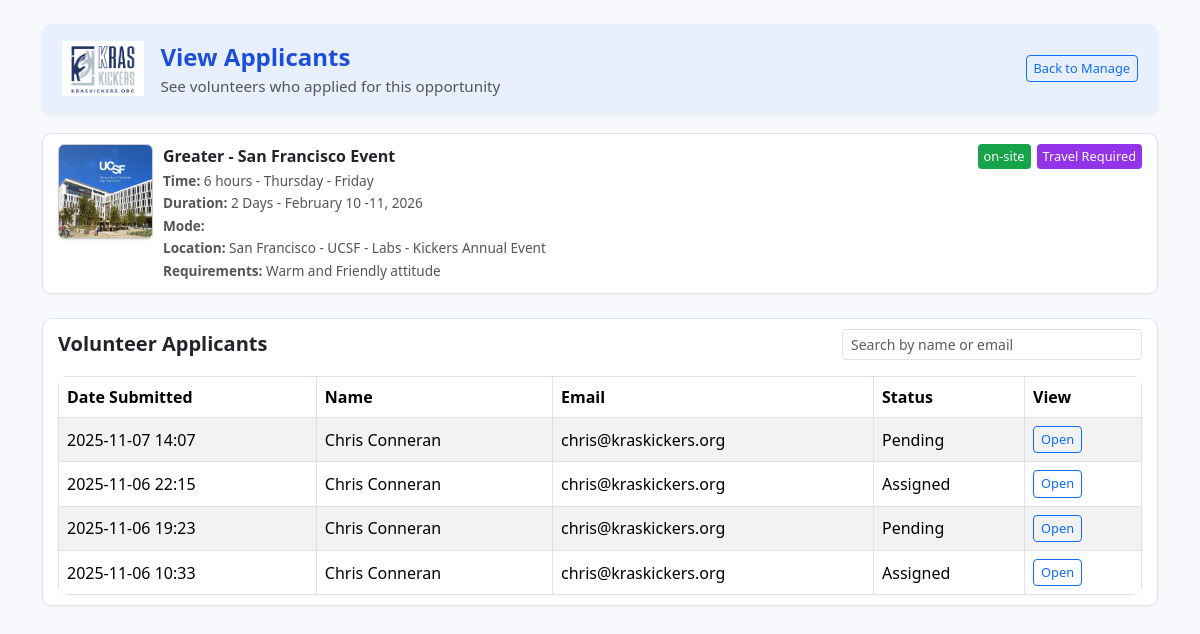
The page /applicants/1 on the database as committed earlier.
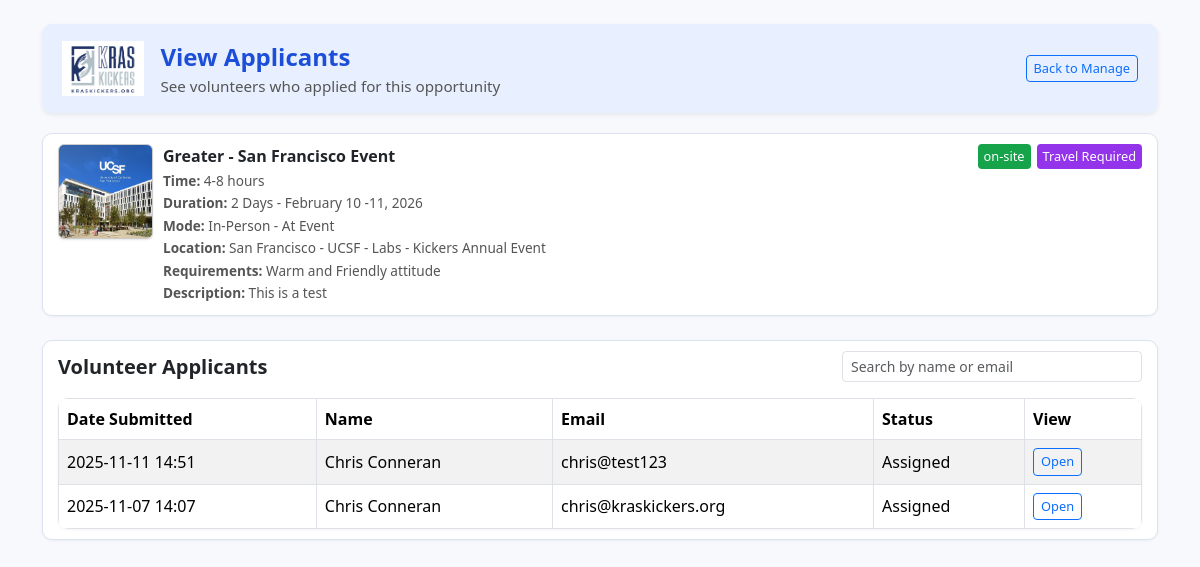
The same page on the database as committed later.
### tables this page shows
CREATE TABLE opportunities (
    id INTEGER PRIMARY KEY AUTOINCREMENT,
    title TEXT,
    time TEXT,
    duration TEXT,
    location TEXT,
    requirements TEXT,
    image TEXT,
    tags TEXT,
    closed INTEGER DEFAULT 0,
    closed_date TEXT
, desc TEXT, mode TEXT);

CREATE TABLE applications (
    id INTEGER PRIMARY KEY AUTOINCREMENT,
    first_name TEXT,
    last_name TEXT,
    email TEXT,
    phone TEXT,
    contact TEXT,
    title TEXT,
    time TEXT,
    duration TEXT,
    location TEXT,
    comments TEXT,
    status TEXT DEFAULT 'Pending',
    timestamp TEXT,
    history TEXT,
    notes TEXT
);

### app.py (the view)
@app.route("/applicants/<int:opp_id>")
def view_applicants(opp_id):
    conn = get_db_connection()
    opp_row = conn.execute(
        "SELECT * FROM opportunities WHERE id = ?", (opp_id,)
    ).fetchone()
    if opp_row is None:
        conn.close()
        return "Opportunity not found", 404
    applicants_rows = conn.execute(
        "SELECT * FROM applications WHERE title = ? ORDER BY timestamp DESC",
        (opp_row["title"],),
    ).fetchall()
    conn.close()
    opportunity = dict(opp_row)
    tags_raw = opportunity.get("tags")
    if isinstance(tags_raw, str) and tags_raw.strip():
        try:
            opportunity["tags"] = json.loads(tags_raw)
        except json.JSONDecodeError:
            opportunity["tags"] = []
    elif tags_raw is None:
        opportunity["tags"] = []
    opportunity["frequency"] = opportunity.get("mode", "")
    applicants = dictify_rows(applicants_rows)
    return render_template(
        "applicants.html", opportunity=opportunity, applicants=applicants
    )

### app.py (called while the page is built)
def get_db_connection():
    conn = sqlite3.connect(DB_FILE)
    conn.row_factory = sqlite3.Row
    return conn

def dictify_rows(rows):
    return [dict(row) for row in rows]

### templates/applicants.html (shortened to what this page needs)
<!doctype html>
<html lang="en">
  <head>
    <link href="https://cdn.jsdelivr.net/npm/bootstrap@5.3.3/dist/css/bootstrap.min.css" rel="stylesheet">
  </head>
  <body class="p-4">
    <div class="container">
      <div class="header-box shadow-sm">
        <div class="header-bar">
          <div class="d-flex align-items-center gap-3">
            <img src="{{ url_for('static', filename='kras_logo.png') }}" alt="KRAS Kickers Logo" class="logo">
            <div>
              <div class="header-title">View Applicants</div>
              <div class="header-subtitle">See volunteers who applied for this opportunity</div>
            </div>
          </div>
          <a href="/manage" class="btn btn-outline-primary btn-sm">Back to Manage</a>
        </div>
      </div>
      <div class="opportunity-card mb-4">
        <div class="opportunity-content">
          {% if opportunity.image %}
          <img src="{{ url_for('static', filename=opportunity.image) }}" alt="{{ opportunity.title }}">
          {% endif %}
          <div class="flex-grow-1">
            <div class="card-title-row">
              <div class="card-title mb-0">{{ opportunity.title }}</div>
              <div class="tag-box-inline">
                {% if opportunity.tags %}
                  {% for tag in opportunity.tags %}
                    <span class="badge-tag" style="background-color: {{ tag.color }}">{{ tag.name }}</span>
                  {% endfor %}
                {% endif %}
              </div>
            </div>
            <div class="small-text"><b>Time:</b> {{ opportunity.time }}</div>
            <div class="small-text"><b>Duration:</b> {{ opportunity.duration }}</div>
            <div class="small-text"><b>Mode:</b> {{ opportunity.mode }}</div>
            <div class="small-text"><b>Location:</b> {{ opportunity.location }}</div>
            {% if opportunity.requirements %}
              <div class="small-text"><b>Requirements:</b> {{ opportunity.requirements }}</div>
            {% endif %}
            {% if opportunity.desc %}
              <div class="small-text"><b>Description:</b> {{ opportunity.desc }}</div>
            {% endif %}
          </div>
        </div>
      </div>
      <div class="opportunity-card">
        <div class="d-flex justify-content-between align-items-center mb-3">
          <h5 class="fw-bold mb-0">Volunteer Applicants</h5>
          <input id="searchInput" type="text" class="form-control form-control-sm search-input" placeholder="Search by name or email">
        </div>
        {% if applicants %}
        <table class="table table-striped table-bordered align-middle mb-0">
          <thead>
            <tr>
              <th>Date Submitted</th>
              <th>Name</th>
              <th>Email</th>
              <th>Status</th>
              <th>View</th>
            </tr>
          </thead>
          <tbody id="applicantsTable">
            {% for a in applicants %}
            <tr>
              <td>{{ a.timestamp }}</td>
              <td>{{ a.first_name }} {{ a.last_name }}</td>
              <td>{{ a.email }}</td>
              <td>{{ a.status }}</td>
              <td><a href="/volunteer/{{ a.id }}" class="btn btn-outline-primary btn-sm">Open</a></td>
            </tr>
            {% endfor %}
          </tbody>
        </table>
        {% else %}
          <p class="text-muted mb-0">No applicants yet for this opportunity.</p>
        {% endif %}
      </div>
    </div>
  </body>
</html>

### templates/applicants.html (style rules this page uses)
body { background-color: #f8f9fc; font-family: 'Segoe UI', Tahoma, Geneva, Verdana, sans-serif; }
.header-box { background-color: #e8f0ff; border-radius: 10px; padding: 15px 20px; margin-bottom: 20px; box-shadow: 0 1px 3px rgba(0, 0, 0, 0.05); }
.header-bar { display: flex; justify-content: space-between; align-items: center; flex-wrap: wrap; gap: 10px; }
.header-title { font-size: 1.5rem; font-weight: 700; color: #1d4ed8; }
.header-subtitle { font-size: 0.95rem; color: #555; }
.logo { height: 55px; width: auto; }
.search-input { max-width: 300px; }
.opportunity-card { background: white; border: 1px solid #dce3f0; border-radius: 10px; padding: 10px 15px; box-shadow: 0 1px 3px rgba(0, 0, 0, 0.05); }
.opportunity-content { display: flex; align-items: flex-start; gap: 10px; }
.opportunity-card img { width: 95px; height: 95px; object-fit: cover; border-radius: 6px; border: 1px solid #ccc; box-shadow: 0 1px 2px rgba(0, 0, 0, 0.1); flex-shrink: 0; }
.card-title-row { display: flex; align-items: center; justify-content: space-between; gap: 10px; margin-bottom: 2px; }
.card-title { font-weight: 600; font-size: 1rem; margin-bottom: 3px; }
.tag-box-inline { display: inline-flex; align-items: center; gap: 6px; flex-wrap: wrap; }
.badge-tag { font-size: 0.8rem; padding: 3px 6px; border-radius: 4px; color: white; }
.small-text { font-size: 0.85rem; color: #555; margin-bottom: 2px; }
.table { background: white; border-radius: 10px; overflow: hidden; box-shadow: 0 1px 3px rgba(0, 0, 0, 0.05); }
.table thead { background-color: #dbeafe; font-weight: 600; }
.table tbody tr:nth-child(even) { background-color: #f9fafb; }
.btn-sm { font-size: 0.8rem; padding: 3px 7px; }

Rows that differ between the two databases and show on the page:
removed applications: timestamp "2025-11-06 22:15", first_name "Chris", last_name "Conneran", email "chris@kraskickers.org", status "Assigned"
removed applications: timestamp "2025-11-06 19:23", first_name "Chris", last_name "Conneran", email "chris@kraskickers.org", status "Pending"
removed applications: timestamp "2025-11-06 10:33", first_name "Chris", last_name "Conneran", email "chris@kraskickers.org", status "Assigned"
changed opportunities "Greater - San Francisco Event": time "6 hours - Thursday - Friday" → "4-8 hours"; mode (not shown) → "In-Person - At Event"; desc (not shown) → "This is a test"
added applications: timestamp "2025-11-11 14:51", first_name "Chris", last_name "Conneran", email "chris@test123", status "Assigned"
changed applications "chris@kraskickers.org": status "Pending" → "Assigned"
Other text that changed with them:
text now shown: "Description:"
